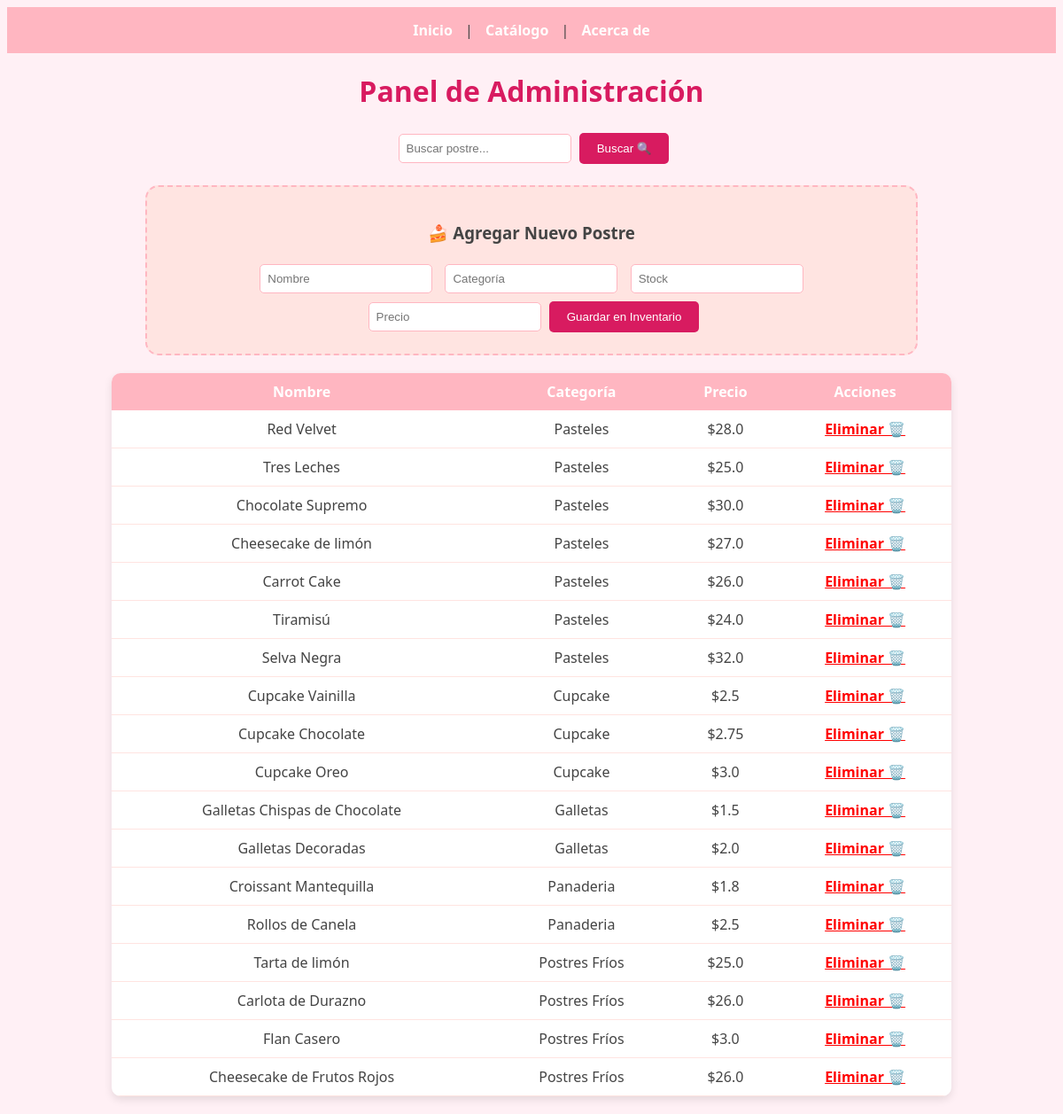
The page /admin on the database its author committed.
### tables this page shows
CREATE TABLE productos (
            id INTEGER PRIMARY KEY AUTOINCREMENT,
            nombre TEXT NOT NULL,
            categoria TEXT NOT NULL,
            stock INTEGER NOT NULL,
            precio REAL NOT NULL
        );

### app.py (the view)
@app.route('/admin')
def admin_productos():
    conn = sqlite3.connect(DB_NAME)
    cursor = conn.cursor()
    cursor.execute("SELECT * FROM productos")
    filas = cursor.fetchall()
    conn.close()
    postres = [ProductoPostre(*f) for f in filas]
    return render_template('productos.html', postres=postres, admin=True)

### templates/productos.html (shortened to what this page needs)
<!DOCTYPE html>
<html lang="es">
<head>
    <link rel="stylesheet" href="{{ url_for('static', filename='styles.css') }}">
</head>
<body>
    <nav>
        <a href="{{ url_for('index') }}">Inicio</a> |
        <a href="{{ url_for('ver_productos') }}">Catálogo</a> |
        <a href="{{ url_for('acerca') }}">Acerca de</a>
    </nav>
    <h1>{{ "Panel de Administración" if admin else "Nuestro Catálogo de Dulces" }}</h1>
    <div class="buscador">
        <form action="{{ url_for('buscar') }}" method="POST">
            <input type="text" name="consulta" placeholder="Buscar postre...">
            <button type="submit">Buscar 🔍</button>
        </form>
    </div>
    {% if admin %}
    <div class="formulario-admin">
        <h3>🍰 Agregar Nuevo Postre</h3>
        <form action="{{ url_for('nuevo_postre') }}" method="POST">
            <input type="text" name="nombre" placeholder="Nombre" required>
            <input type="text" name="categoria" placeholder="Categoría" required>
            <input type="number" name="stock" placeholder="Stock" required>
            <input type="number" step="0.01" name="precio" placeholder="Precio" required>
            <button type="submit">Guardar en Inventario</button>
        </form>
    </div>
    {% endif %}
    <table>
        <thead>
            <tr>
                <th>Nombre</th>
                <th>Categoría</th>
                <th>Precio</th>
                {% if admin %} <th>Acciones</th> {% endif %}
            </tr>
        </thead>
        <tbody>
            {% for p in postres %}
            <tr>
                <td>{{ p.nombre }}</td>
                <td>{{ p.categoria }}</td>
                <td>${{ p.precio }}</td>
                {% if admin %}
                <td>
                    <a href="{{ url_for('eliminar', id=p.id) }}" style="color: red; font-weight: bold;">Eliminar 🗑️</a>
                </td>
                {% endif %}
            </tr>
            {% endfor %}
        </tbody>
    </table>
</body>
</html>

### static/styles.css (style rules this page uses)
body { background-color: #fff0f5; font-family: 'Segoe UI', sans-serif; text-align: center; color: #444; }
nav { background-color: #ffb6c1; padding: 15px; margin-bottom: 20px; }
nav a { color: white; text-decoration: none; font-weight: bold; margin: 0 10px; }
h1 { color: #d81b60; }
table { width: 80%; margin: 20px auto; border-collapse: collapse; background: white; border-radius: 10px; overflow: hidden; box-shadow: 0 4px 10px rgba(0,0,0,0.1); }
th { background-color: #ffb6c1; color: white; padding: 10px; }
td { padding: 10px; border-bottom: 1px solid #ffe4e1; }
.formulario-admin { background: #ffe4e1; padding: 20px; width: 70%; margin: 20px auto; border-radius: 15px; border: 2px dashed #ffb6c1; }
input { padding: 8px; border-radius: 5px; border: 1px solid #ffb6c1; margin: 5px; }
button { background: #d81b60; color: white; border: none; padding: 10px 20px; border-radius: 5px; cursor: pointer; }

### rows shown on the page
productos: nombre "Red Velvet", categoria "Pasteles", precio "28.0"
productos: nombre "Tres Leches", categoria "Pasteles", precio "25.0"
productos: nombre "Chocolate Supremo", categoria "Pasteles", precio "30.0"
productos: nombre "Cheesecake de limón", categoria "Pasteles", precio "27.0"
productos: nombre "Carrot Cake", categoria "Pasteles", precio "26.0"
productos: nombre "Tiramisú", categoria "Pasteles", precio "24.0"
productos: nombre "Selva Negra", categoria "Pasteles", precio "32.0"
productos: nombre "Cupcake Vainilla", categoria "Cupcake", precio "2.5"
productos: nombre "Cupcake Chocolate", categoria "Cupcake", precio "2.75"
productos: nombre "Cupcake Oreo", categoria "Cupcake", precio "3.0"
productos: nombre "Galletas Chispas de Chocolate", categoria "Galletas", precio "1.5"
productos: nombre "Galletas Decoradas", categoria "Galletas", precio "2.0"
productos: nombre "Croissant Mantequilla", categoria "Panaderia", precio "1.8"
productos: nombre "Rollos de Canela", categoria "Panaderia", precio "2.5"
productos: nombre "Tarta de limón", categoria "Postres Fríos", precio "25.0"
productos: nombre "Carlota de Durazno", categoria "Postres Fríos", precio "26.0"
productos: nombre "Flan Casero", categoria "Postres Fríos", precio "3.0"
productos: nombre "Cheesecake de Frutos Rojos", categoria "Postres Fríos", precio "26.0"

### other values the page prints
{{ "Panel de Administración" if admin else "Nuestro Catálogo de Dulces" }} "Panel de Administración"
